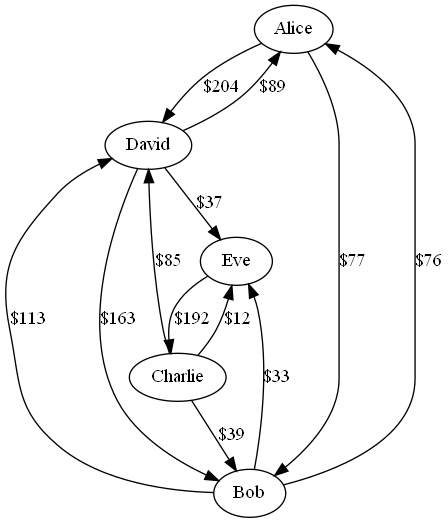
#> input picture initial_raw.png, 448 x 523 px
$ python combine.py
#> lines starting #> are read from the running program, lines starting #| are printed output that depends on the picture
from PIL import Image, ImageDraw, ImageFont
import os
import platform

# Load images
initial_raw = Image.open("initial_raw.png")
#> initial_raw is the input picture: PIL image 448x523 RGBA; mean R, G, B, A 246.3, 246.3, 246.3, 254.8
initial = Image.open("initial_graph.png")
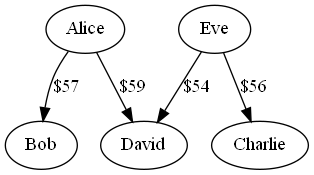
#> input picture initial_graph.png, 314 x 175 px
#> initial is the input picture: PIL image 314x175 RGBA; mean R, G, B, A 240.3, 240.3, 240.3, 254.4
raw = Image.open("final_graph_raw.png")
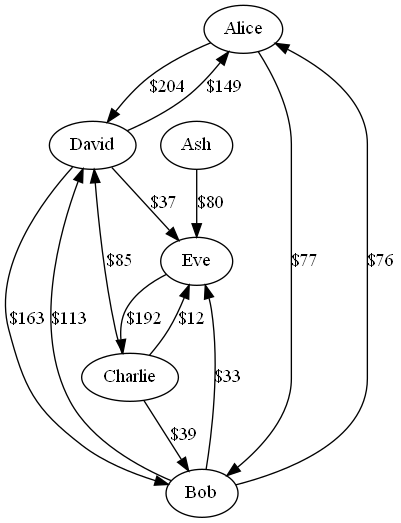
#> input picture final_graph_raw.png, 401 x 523 px
#> raw is the input picture: PIL image 401x523 RGBA; mean R, G, B, A 244.6, 244.6, 244.6, 254.6
simplified = Image.open("final_graph_simplified.png")
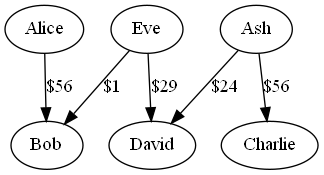
#> input picture final_graph_simplified.png, 324 x 175 px
#> simplified is the input picture: PIL image 324x175 RGBA; mean R, G, B, A 237.8, 237.8, 237.8, 254.1

# Get original max dimensions
max_height = max(initial_raw.height, initial.height, raw.height, simplified.height)
#> max_height = 523
max_width = max(initial_raw.width, initial.width, raw.width, simplified.width)
#> max_width = 448

# Scale factor for full-size output
scale_factor = 2.0
scaled_width = int(max_width * scale_factor)
#> scaled_width = 896
scaled_height = int(max_height * scale_factor)
#> scaled_height = 1046

# Resize images
initial_raw = initial_raw.resize((scaled_width, scaled_height))
#> initial_raw: PIL image 896x1046 RGBA
initial = initial.resize((scaled_width, scaled_height))
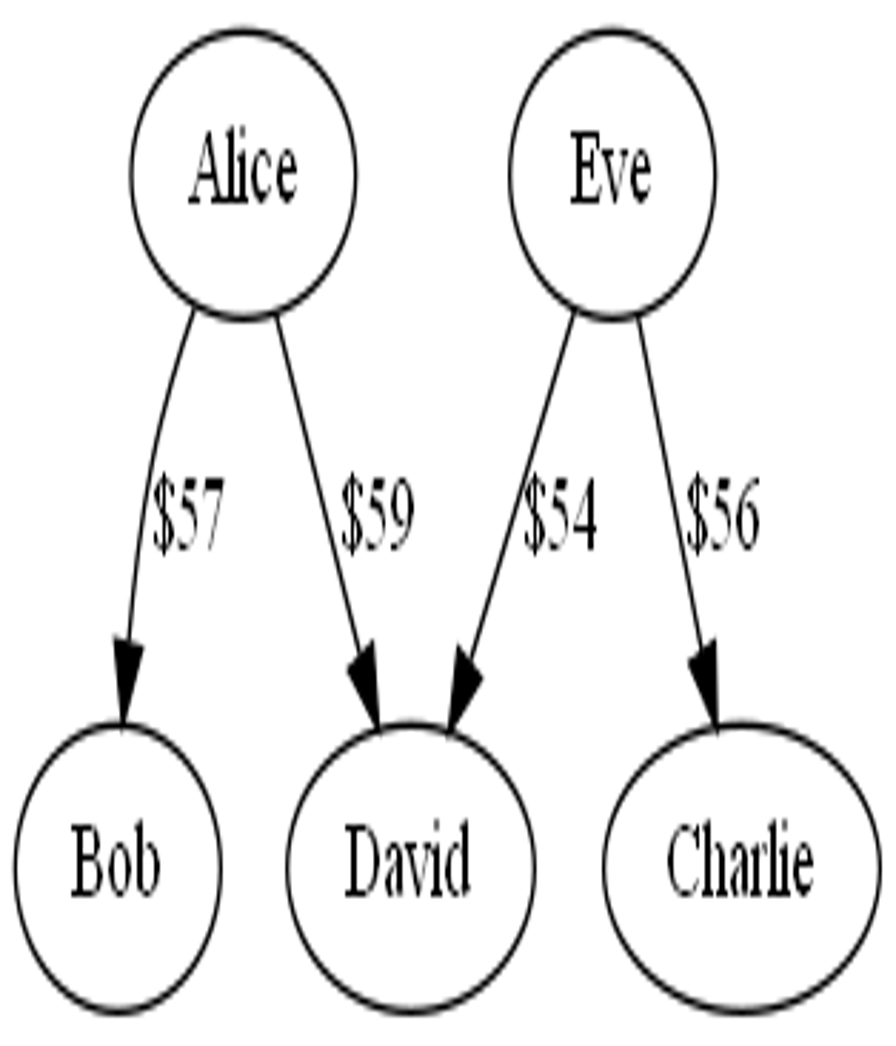
#> initial: PIL image 896x1046 RGBA; mean R, G, B, A 240, 240, 240, 254.4; transparent parts drawn white
raw = raw.resize((scaled_width, scaled_height))
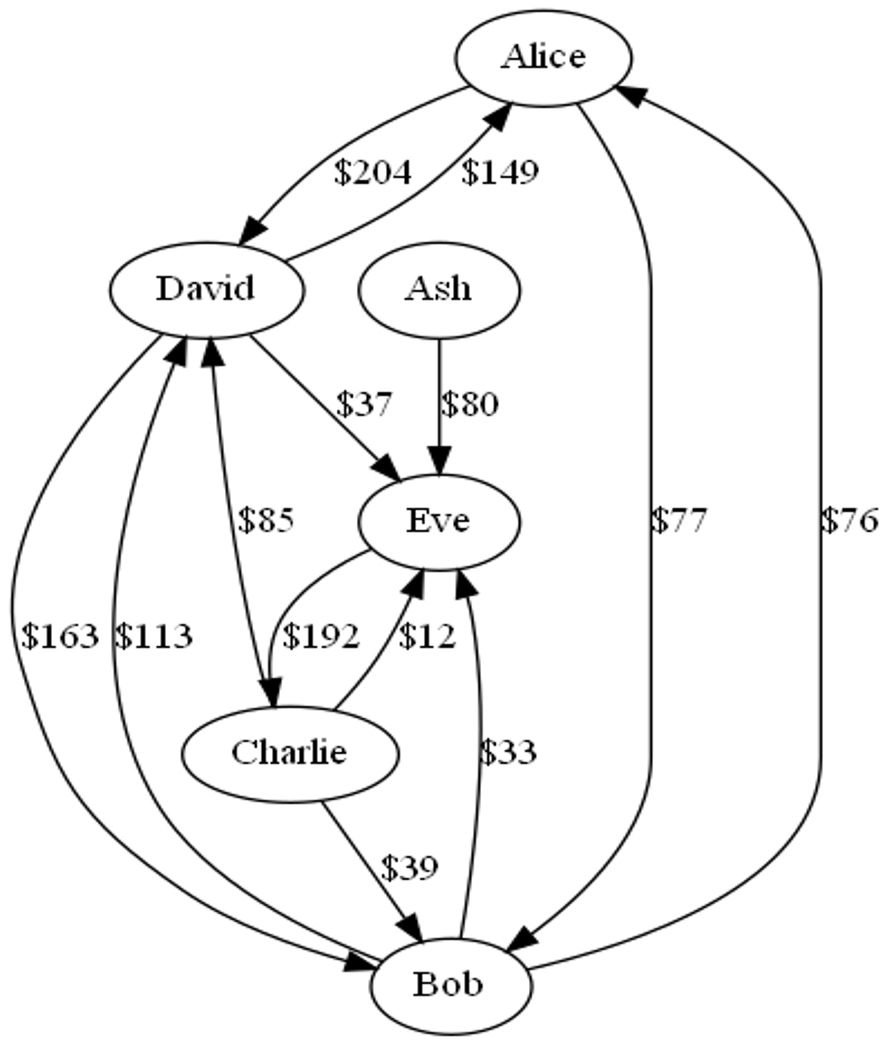
#> raw: PIL image 896x1046 RGBA; mean R, G, B, A 244.3, 244.3, 244.3, 254.6; transparent parts drawn white
simplified = simplified.resize((scaled_width, scaled_height))
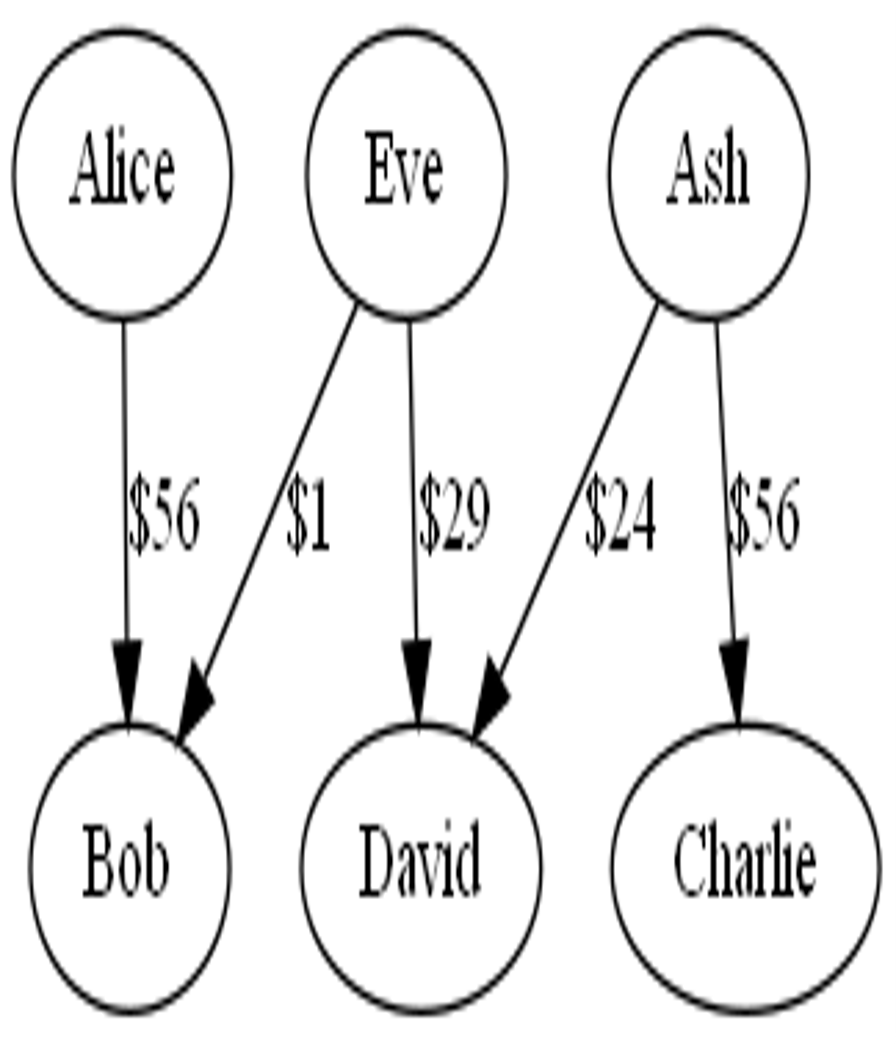
#> simplified: PIL image 896x1046 RGBA; mean R, G, B, A 237.5, 237.5, 237.5, 254.1; transparent parts drawn white

# Dynamically calculate title height and font size
title_height = int(scaled_height * 0.12)  # make room for big titles
#> title_height = 125
font_size = int(title_height * 0.7)       # font size fits title box
#> font_size = 87

# Font setup — clean and big
try:
    font = ImageFont.truetype("DejaVuSans-Bold.ttf", font_size)
except:
    font = ImageFont.load_default()

# Padding around each image
padding = 40

# Calculate cell and canvas size
cell_width = scaled_width + padding * 2
#> cell_width = 976
cell_height = scaled_height + title_height + padding * 2
#> cell_height = 1251

canvas_width = cell_width * 2  # 2 columns
#> canvas_width = 1952
canvas_height = cell_height * 2  # 2 rows
#> canvas_height = 2502

# Create the canvas
combined = Image.new("RGB", (canvas_width, canvas_height), "white")
#> combined: PIL image 1952x2502 RGB; every value is 255
draw = ImageDraw.Draw(combined)

# Images and titles
images = [initial_raw, initial, raw, simplified]
titles = ["Initial Raw Graph", "Initial Simplified Graph", "Final Raw Graph", "Final Simplified Graph"]

# Place images with thick borders and bold, large titles
for index in range(4):
    row = index // 2
    col = index % 2

    x_offset = col * cell_width + padding
    y_offset = row * cell_height + padding + title_height

    # Paste image
    combined.paste(images[index], (x_offset, y_offset))

    # Draw border
    border_rect = [
        x_offset - 4, y_offset - 4,
        x_offset + scaled_width + 4, y_offset + scaled_height + 4
    ]
    draw.rectangle(border_rect, outline="black", width=6)

    # Draw centered, big title
    bbox = draw.textbbox((0, 0), titles[index], font=font)
    text_width = bbox[2] - bbox[0]
    text_x = x_offset + (scaled_width - text_width) // 2
    text_y = y_offset - title_height + (title_height - (bbox[3] - bbox[1])) // 2

    draw.text((text_x, text_y), titles[index], fill="black", font=font)
#> this loop made 4 passes
#> (bbox, text_width, text_x, text_y) on passes 1 to 4: ((0, 15, 746, 99), 746, 115, 60), ((0, 15, 994, 99), 994, 967, 60), ((0, 15, 706, 99), 706, 135, 1311), ((0, 15, 954, 99), 954, 987, 1311)
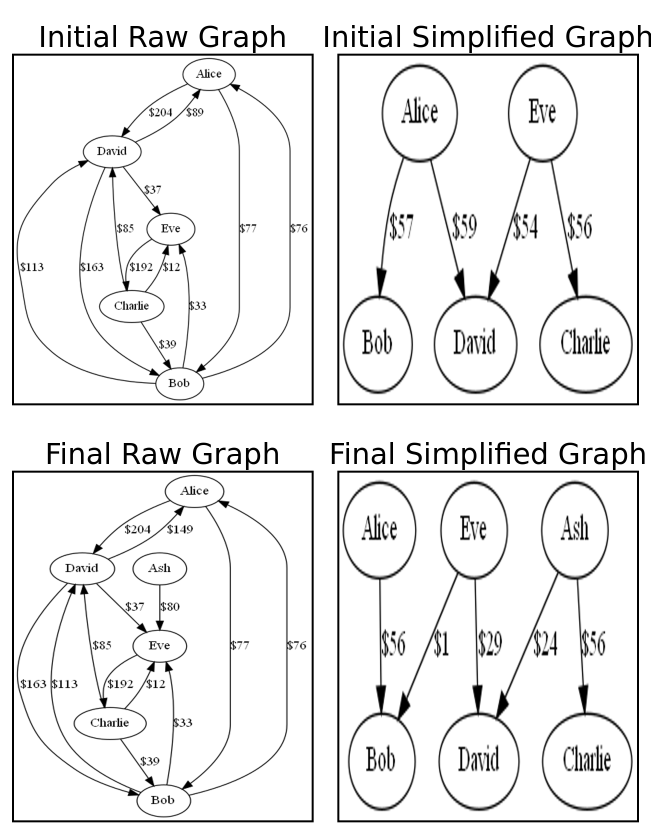
#> combined: PIL image 1952x2502 RGB (shown at 1/3 size); min 0, max 255, mean 236.8

# Save and open final output
output_file = "comparison_graphs.png"
combined.save(output_file)
print(f"✅ Saved: {output_file}")

# Open based on OS
if platform.system() == "Windows":
    os.system(f'start {output_file}')
elif platform.system() == "Darwin":  # macOS
    os.system(f'open {output_file}')
else:  # Linux and others
    os.system(f'xdg-open {output_file}')
